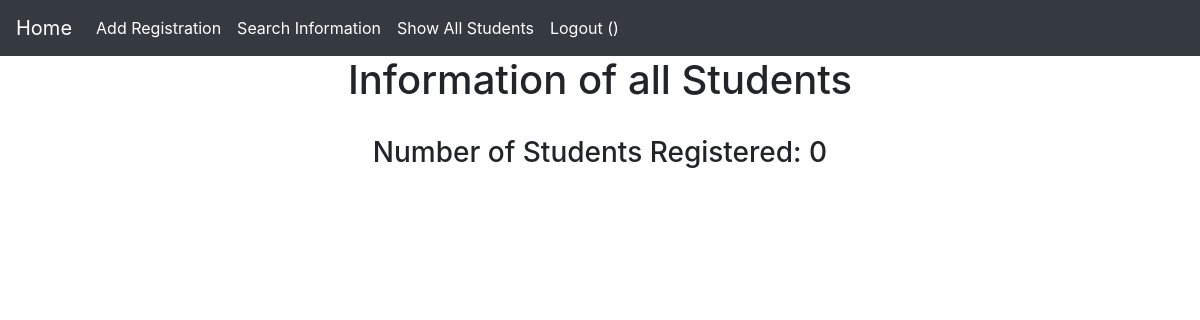
/show_all_students/, run on an earlier commit of the app's database.
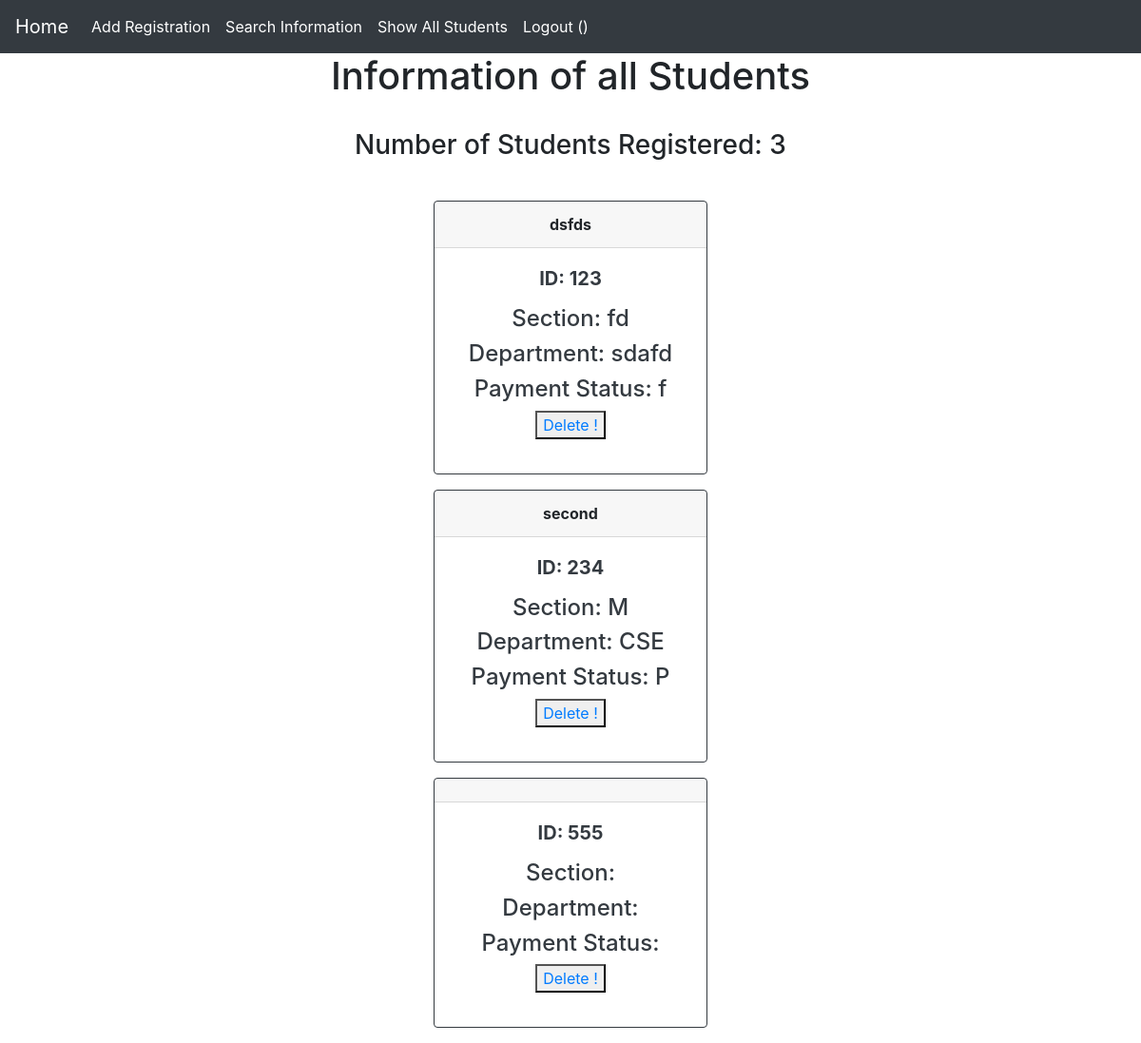
And on a later commit of the database.
### main_app/models.py (models this page shows, shortened)
class StudentInfo(models.Model):
    name = models.CharField(max_length=30)
    id = models.IntegerField(primary_key=True)
    department = models.CharField(max_length=10)
    section = models.CharField(max_length=10)
    payment = models.CharField(max_length=20)

### main_app/views.py (the view)
# urls.py: path('show_all_students/',views.show_all_student,name="show_all_students"),
def show_all_student(request):
    students = StudentInfo.objects.all()
    c = StudentInfo.objects.count()
    return render(request,"show_all_student.html",{"student":students,"c":c})

### templates/show_all_student.html (shortened to what this page needs)
{% extends "layout.html" %}
{% block body %}
<center>
    <h1 style="text-align: center;"> Information of all Students<br></h1>
    <br>
    <h3>Number of Students Registered: {{c}}<br><br></h2>
    {% for student in student %}
    <div class="card border-dark mb-3" style="max-width: 18rem;">
    <div class="card-header"><strong>{{ student.name }}</strong></div>
    <div class="card-body text-dark">
    <h5 class="card-title"><strong>ID: {{ student.id }}</h5></strong>
    <p class="card-text"><h4>Section: {{ student.section }}</h4>
    <h4>Department: {{ student.department }}</h4>
    <h4>Payment Status: {{ student.payment }}</h4>
    <button type="button">
      <a href="{% url 'delete' student.id %}">Delete !</a>
  </button>
    </p>
  </div>
</div>
    {% endfor %}
    </center>
{% endblock %}

### templates/layout.html (shortened to what this page needs)
<!DOCTYPE html>  {% load static %}
<html lang="en">
<head>
    <link rel="stylesheet" href="https://cdnjs.cloudflare.com/ajax/libs/font-awesome/4.7.0/css/font-awesome.min.css">
    <link rel="stylesheet" href="https://stackpath.bootstrapcdn.com/bootstrap/4.3.1/css/bootstrap.min.css">
    <link rel="stylesheet" href="https://cdn.jsdelivr.net/npm/bootstrap@4.5.3/dist/css/bootstrap.min.css">
</head>
<body>
	<nav class="navbar navbar-expand-lg     navbar navbar-dark bg-dark">
  <a class="navbar-brand" href="{% url 'home' %}">Home</a>
  <div class="collapse navbar-collapse" id="navbarNavDropdown">
    <ul class="navbar-nav">
      <li class="nav-item active">
        <a class="nav-link" href="{% url 'add_student' %}">Add Registration<span class="sr-only">(current)</span></a>
      </li>
      <li class="nav-item active">
        <a class="nav-link" href="{% url 'search' %}">Search Information</a>
      </li>
      <li class="nav-item active">
        <a class="nav-link" href="{% url 'show_all_students' %}">Show All Students</a>
      </li>
      <li class="nav-item active">
        <a class="nav-link" href="{% url 'logout' %}">Logout ({{user.username}})</a>
      </li>
    </ul>
  </div>
</nav>
{% block body %}
{% endblock %}
</body>
</html>

What changed in the data, as far as the page shows it:
added StudentInfo: name "dsfds", id "123", section "fd", department "sdafd", payment "f"
added StudentInfo: name "second", id "234", section "M", department "CSE", payment "P"
added StudentInfo: id "555"
Also different on the page:
{{ c }}: "0" → "3"
